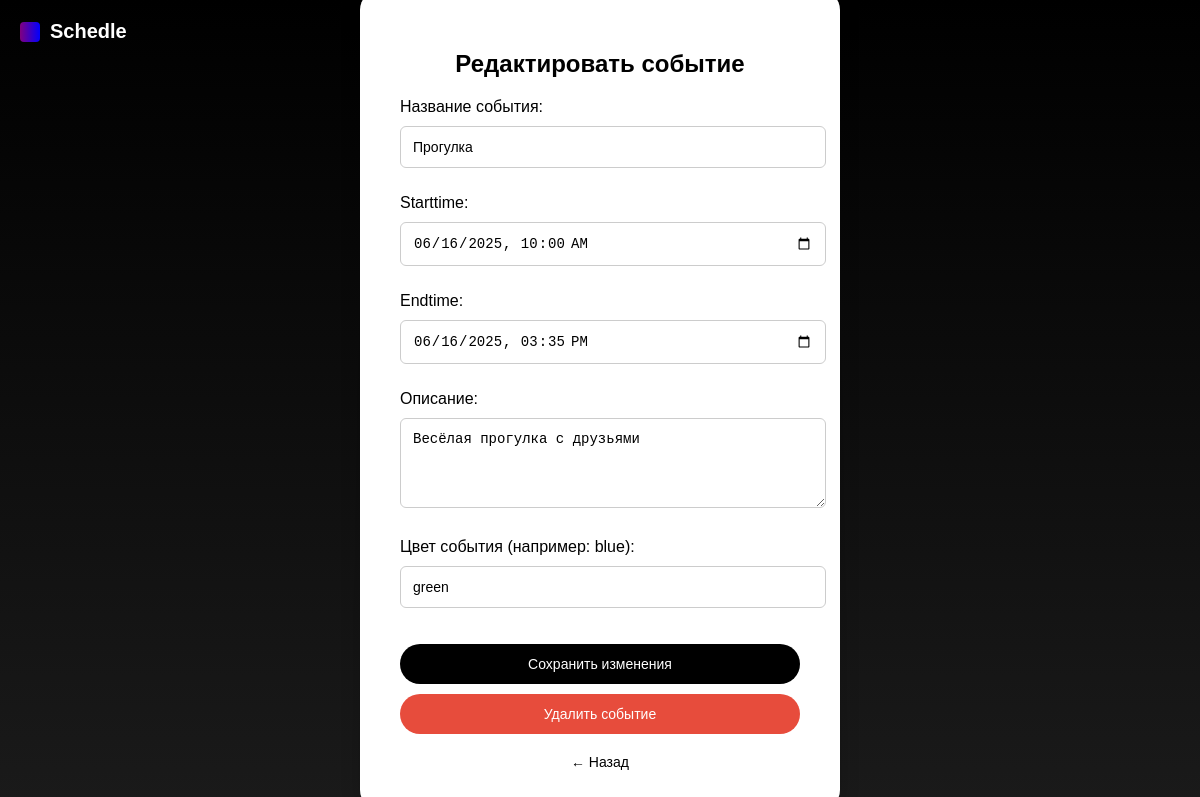
Page /event/16/edit/ (signed in) on the committed database.
### main/models.py (models this page shows, shortened)
class Event(models.Model):
    Title = models.CharField(max_length=40, blank=False, default='')
    Creator = models.ForeignKey(User, on_delete=models.CASCADE, related_name='created_events')
    StartTime = models.DateTimeField(blank=False)
    EndTime = models.DateTimeField(blank=False)
    Description = models.TextField(null=True, blank=True, default='')
    Colour = models.CharField(max_length=20, blank=True, default='grey')
    Participants = models.ManyToManyField(User, related_name="events")

### main/views.py (the view)
# urls.py: path('event/<int:event_id>/edit/', edit_event, name='edit_event'),
@login_required
def edit_event(request, event_id):
    event = get_object_or_404(Event, id=event_id)
    if request.method == 'POST':
        form = EventForm(request.POST, instance=event)
        if form.is_valid():
            form.save()
            return redirect('main page')  # или куда ты хочешь перенаправить
    else:
        form = EventForm(instance=event)
    return render(request, 'EditEvent.html', {'form': form, 'event': event})

### templates/EditEvent.html (shortened to what this page needs)
<!DOCTYPE html>
<html lang="ru">
<head>
</head>
<body>
    <div class="logo">
        <div class="logo-icon"></div>
        Schedle
    </div>
    <div class="container">
        <h2>Редактировать событие</h2>
        <form method="post">
            {{ form.as_p }}
            <button type="submit">Сохранить изменения</button>
        </form>
        <form method="post" action="{% url 'delete_event' event.id %}">
            <button type="submit" class="delete-button">Удалить событие</button>
        </form>
        <a href="{% url 'main page' %}" class="back-link">← Назад</a>
    </div>
</body>
</html>

### templates/EditEvent.html (style rules this page uses)
body { margin: 0; padding: 0; font-family: sans-serif; background: linear-gradient(to bottom, #000000, #1a1a1a); display: flex; justify-content: center; align-items: center; height: 100vh; }
.container { background: white; padding: 40px; border-radius: 20px; box-shadow: 0 0 20px rgba(0,0,0,0.2); width: 400px; text-align: center; }
h2 { font-size: 24px; margin-bottom: 20px; }
form { text-align: left; }
input, textarea { width: 100%; padding: 12px; margin: 10px 0; border: 1px solid #ccc; border-radius: 6px; font-size: 14px; }
button { width: 100%; padding: 12px; background-color: black; color: white; border: none; border-radius: 30px; font-size: 14px; cursor: pointer; margin-top: 10px; }
.delete-button { background-color: #e74c3c; margin-top: 10px; }
.logo { position: absolute; top: 20px; left: 20px; color: white; font-weight: bold; font-size: 20px; display: flex; align-items: center; gap: 10px; }
.logo-icon { width: 20px; height: 20px; background: linear-gradient(to right, purple, blue); border-radius: 4px; }
.back-link { display: block; margin-top: 20px; text-align: center; font-size: 14px; color: #000; text-decoration: none; }

### rows in the picture
Event: Title "Прогулка", StartTime "06/16/2025 10:00", EndTime "06/16/2025 15:35", Description "Весёлая прогулка с друзьями", Colour "green"
